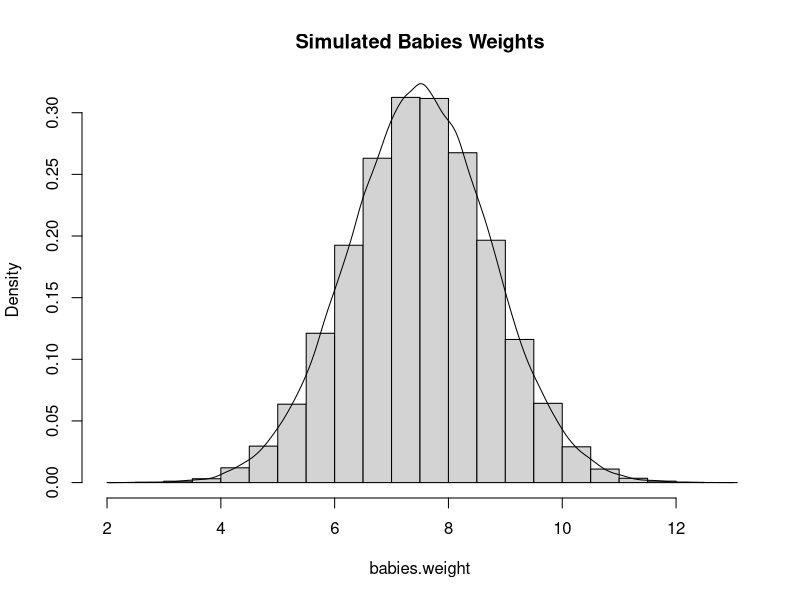
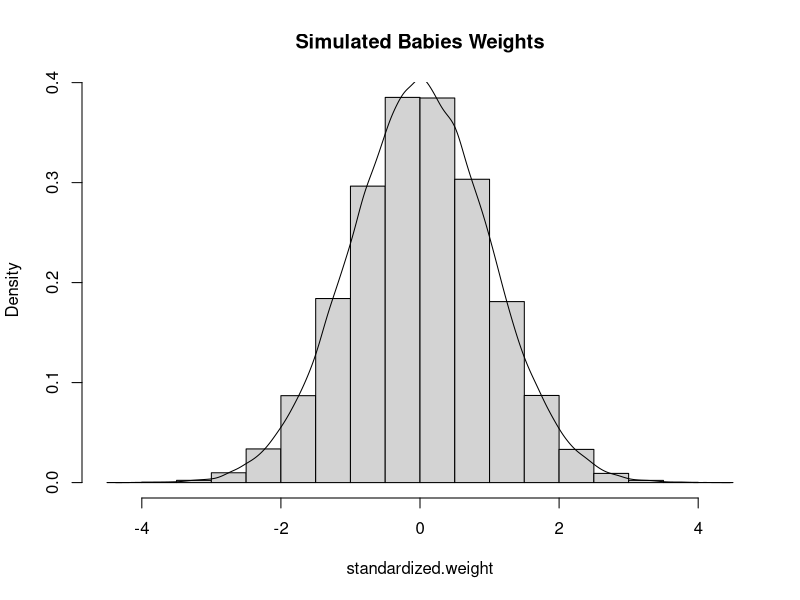
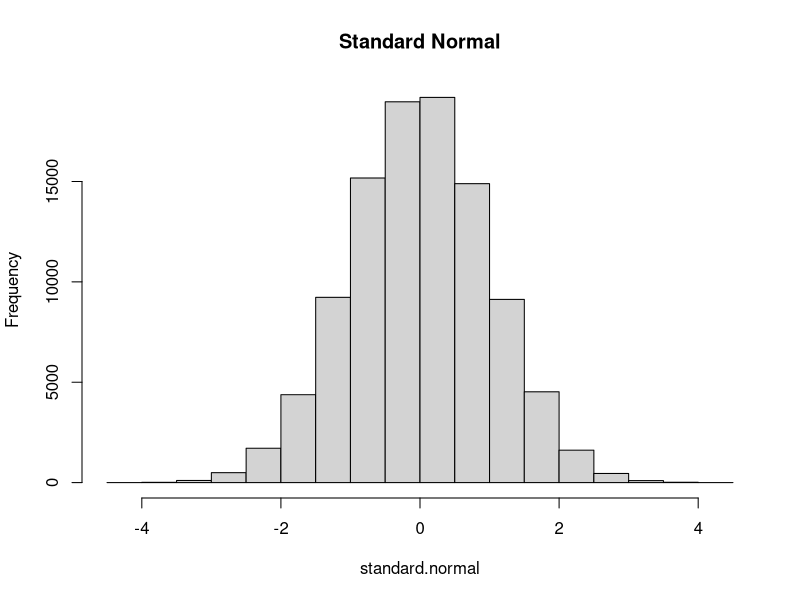
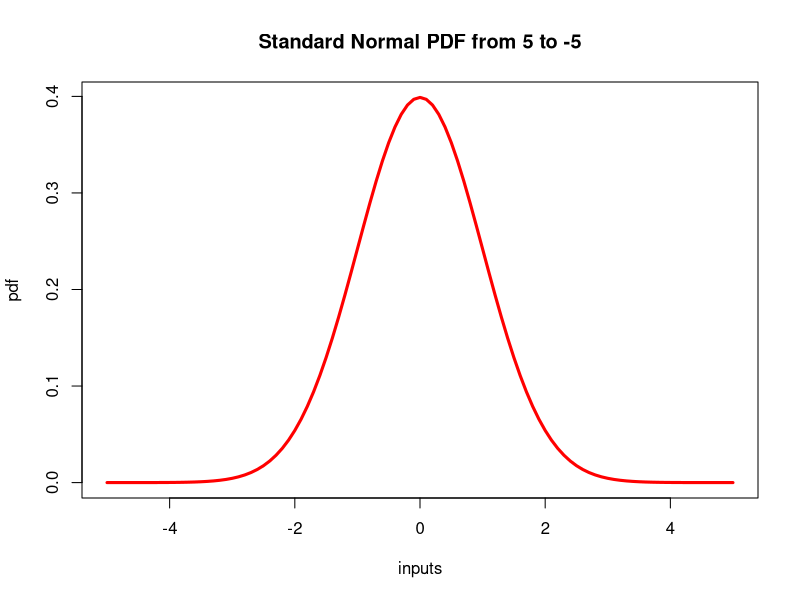
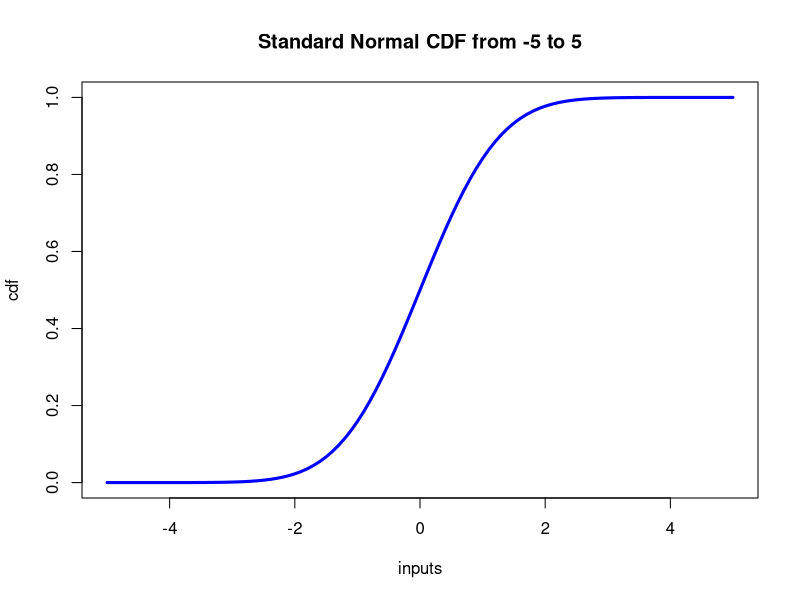
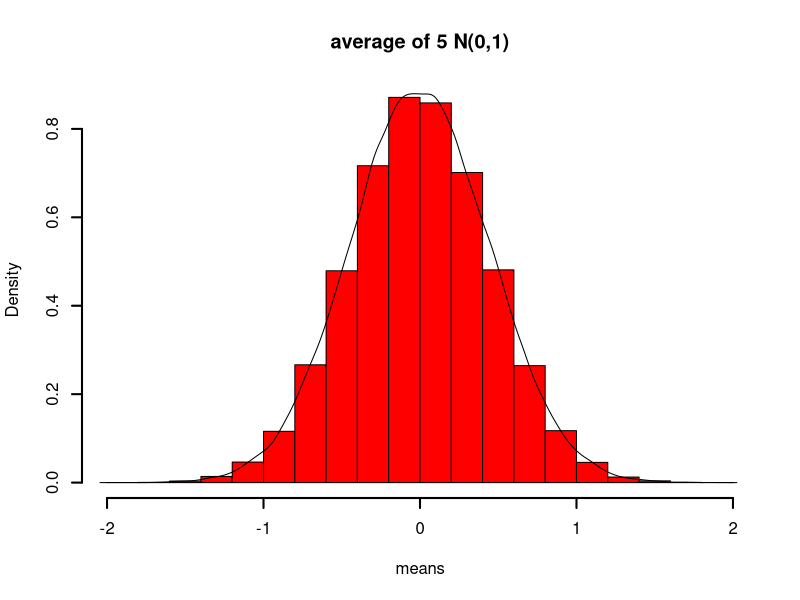
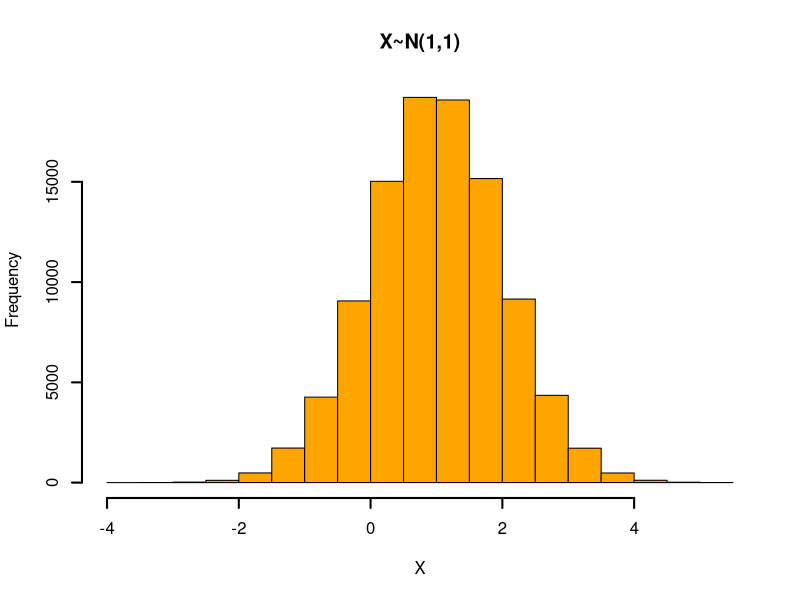
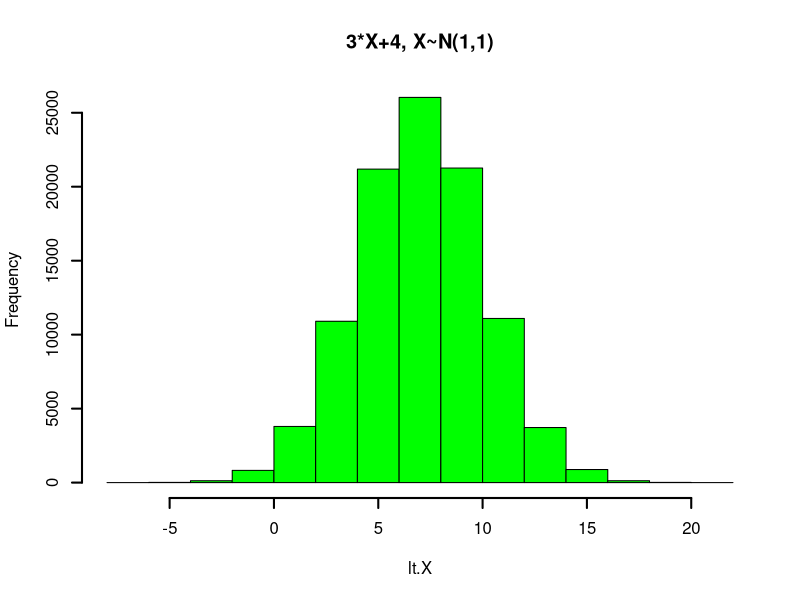

R code for these plots, in order: (Note: this script raises an error after producing the figures.)
## ---- chunk 1
dnorm(1, 5, 3)    #returns the pdf evaluated at a particular value for a Normal random variable
pnorm(1, 5, 3)    #returns the probability of being <= to a particular value for a normal random variable
rnorm(1, 5, 3)    #generates one or more normal random variables
## ---- chunk 2
pnorm(5, 7.5, 1.25) 
## ---- chunk 3
n<-100000
mu<-7.5
sd<-1.25
babies.weight<-rnorm(n, mu, sd)
sum(babies.weight<5)/n  #simulated probability
## ---- chunk 4
hist(babies.weight, main="Simulated Babies Weights", prob=TRUE)
lines(density(babies.weight))
## ---- chunk 5
standardized.weight<- (babies.weight-mu)/sd
hist(standardized.weight, main="Simulated Babies Weights", prob=TRUE)
lines(density(standardized.weight), main="Simulated Babies Weights")
## ---- chunk 6

standard.normal<-rnorm(100000, 0,1)

hist(standard.normal, main="Standard Normal")

## ---- chunk 7
inputs<-seq(-5,5, by=.1)
pdf<-dnorm(inputs, 0,1)
cdf<-pnorm(inputs, 0, 1)

plot(inputs, pdf, type="l", main="Standard Normal PDF from 5 to -5", col="red", lwd=3)

plot(inputs, cdf, type="l", main="Standard Normal CDF from -5 to 5", col="blue", lwd=3)

## ---- chunk 8

rnormalz<-rnorm((100000*5))  #many independent normals with mean 0, variance of 1
rn.matrix<-matrix(rnormalz, ncol=5)  #putting the numbers in a matrix with 5 collumns

## ---- chunk 9

means<-apply(rn.matrix, 1, mean) # takes the median of each row of the rn.matrix 

hist(means, prob = TRUE, col="red", lwd=2, main="average of 5 N(0,1)")
lines(density(means))

## ---- chunk 10

mean(means^2)-mean(means)^2

1/5

## ---- chunk 11
X<-rnorm(100000, 1,1)

hist(X, col="orange", lwd=2, main="X~N(1,1)")

lt.X<-3*X+4
hist(lt.X, col="green", lwd=2, main="3*X+4, X~N(1,1)")

mean(X*lt.X)-(mean(X)*mean(lt.X))  #Simulated Covariance
cov(X,lt.X)
## ---- chunk 12

mean(X*lt.X)-(mean(X)*mean(lt.X)) #Simulated Covariance X, 3X+4

mean(X^2)-mean(X)^2 #simulated variance of X

mean(lt.X^2)-mean(lt.X)^2 #simulated variance of X

#correlation

plot(X, lt.X, col="purple", main="X vs. 3*X+4")
cor(X,lt.X)
## ---- chunk 13
X<-rnorm(100000, 0,1)

plot(density(X), col="orange", lwd=2, main="X~N(0,1)")

X.sq<-X^2
plot(density(X.sq), col="green", lwd=2, main="X^2, X~N(0,1)")

mean(X*X.sq)-(mean(X)*mean(X.sq))  #Simulated Covariance
cov(X,X.Sq)
## ---- chunk 14

mean(X*X.sq)-(mean(X)*mean(X.sq)) #Simulated Covariance X, X^2

mean(X^2)-mean(X)^2 #simulated variance of X

mean(X.sq^2)-mean(X.sq)^2 #simulated variance of X

#correlation

plot(X, X.sq, col="purple", main="X vs. X^2")
cor(X,X.sq)
## ---- chunk 15

## ---- chunk 16

## ---- chunk 17

# Some variable definitions
mu1 <- 0  # mean of X 
mu2 <- 0  # mean of Y 
sig1 <- 1.25	# variance of X 
sig2 <- 1.25	# variance of Y
rho <- .0	# corr(x, y) correlation of X and Y try changing this around

# Some additional variables for x-axis and y-axis 
xm <- -3
xp <- 3
ym <- -3
yp <- 3

X <- seq(xm, xp, length= as.integer((xp + abs(xm)) * 10))  # vector series X
Y <- seq(ym, yp, length= as.integer((yp + abs(ym)) * 10))  # vector series Y

# Core function
bivariate <- function(X,Y){
	term1 <- 1 / (2 * pi * sig1 * sig2 * sqrt(1 - rho^2))
	term2 <- (X - mu1)^2 / sig1^2
	term3 <- -(2 * rho * (X - mu1)*(Y - mu2))/(sig1 * sig2)
	term4 <- (Y - mu2)^2 / sig2^2
	Z <- term2 + term3 + term4
	term5 <- term1 * exp((-Z / (2 *(1 - rho^2))))
	return (term5)
}

# Computes the density values
Z <- outer(X,Y,bivariate)

# Plot
persp(X, Y, Z, main = "Bivariate Normal Distribution",
		sub = bquote(bold(mu[1])==.(mu1)~", "~sigma[1]==.(sig1)~", "~mu[2]==.(mu2)~
		", "~sigma[2]==.(sig2)~", "~rho==.(rho)), zlab="Joint PDF",
		col="lightblue", theta = 30, phi = 45, r = 40, d = 0.1, expand = 0.5,
		ltheta = 90, lphi = 180, shade = 0.3, ticktype = "simple", nticks=5)

